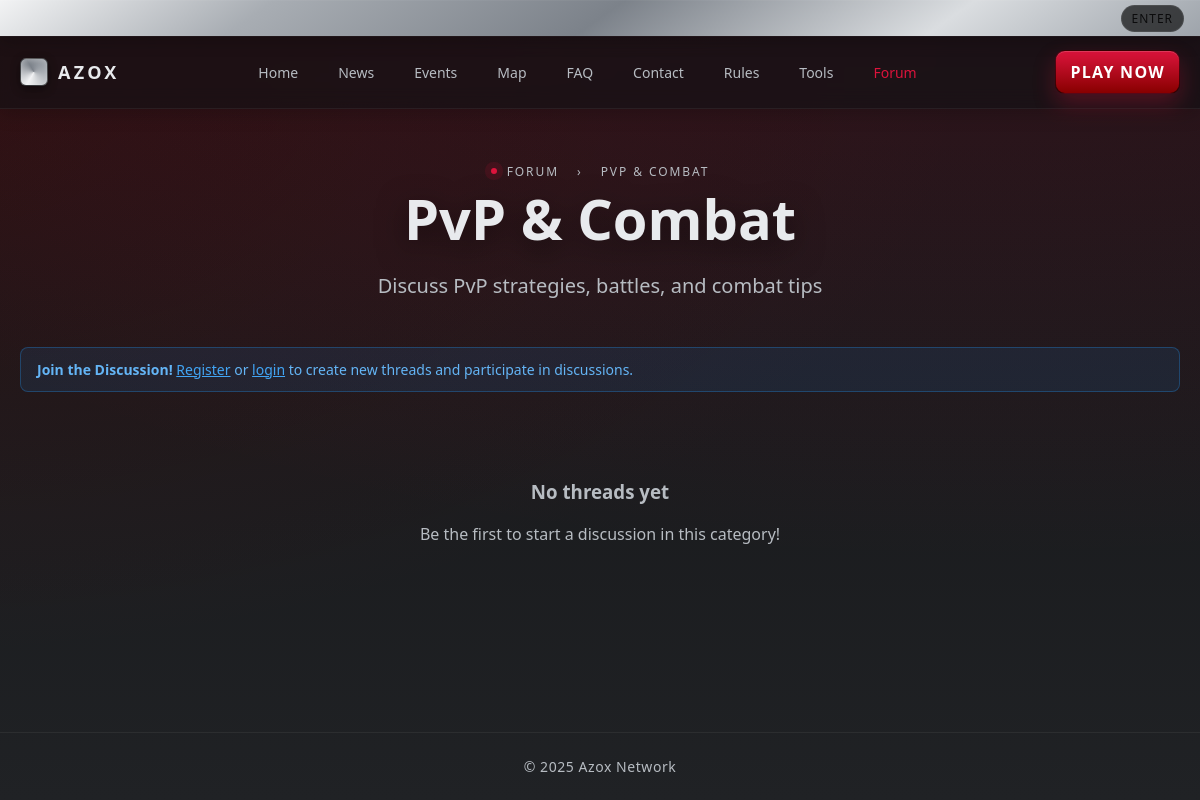
The page /forum/category.php?id=3 on the database its author committed.
### tables this page shows
CREATE TABLE IF NOT EXISTS forum_categories (
    id INT AUTO_INCREMENT PRIMARY KEY,
    name VARCHAR(100) NOT NULL,
    description TEXT,
    sort_order INT DEFAULT 0,
    is_active BOOLEAN DEFAULT TRUE,
    created_at TIMESTAMP DEFAULT CURRENT_TIMESTAMP,
    INDEX idx_sort_order (sort_order)
);

### config/database.php (called while the page is built, shortened)
<?php
$pdo_options = [
    PDO::ATTR_ERRMODE => PDO::ERRMODE_EXCEPTION,
    PDO::ATTR_DEFAULT_FETCH_MODE => PDO::FETCH_ASSOC,
    PDO::ATTR_EMULATE_PREPARES => false,
    PDO::MYSQL_ATTR_INIT_COMMAND => "SET NAMES " . DB_CHARSET
];
$pdo = null;
function getDB() {
    global $pdo, $pdo_options;
    if ($pdo === null) {
        $connectionAttempts = [
            "mysql:host=" . DB_HOST . ";port=" . DB_PORT . ";dbname=" . DB_NAME . ";charset=" . DB_CHARSET,
            "mysql:host=localhost;dbname=" . DB_NAME . ";charset=" . DB_CHARSET,
            "mysql:host=127.0.0.1;dbname=" . DB_NAME . ";charset=" . DB_CHARSET,
            "mysql:unix_socket=/tmp/mysql.sock;dbname=" . DB_NAME . ";charset=" . DB_CHARSET,
            "mysql:unix_socket=/var/run/mysqld/mysqld.sock;dbname=" . DB_NAME . ";charset=" . DB_CHARSET
        ];
        $lastError = null;
        foreach ($connectionAttempts as $dsn) {
            try {
                $pdo = new PDO($dsn, DB_USER, DB_PASS, $pdo_options);
                return $pdo;
            } catch (PDOException $e) {
                $lastError = $e;
                continue;
            }
        }
        die('
        <div style="font-family: Arial, sans-serif; max-width: 800px; margin: 50px auto; padding: 20px; background: #f5f5f5; border-radius: 10px;">
            <h2 style="color: #DC143C;">MySQL Connection Failed</h2>
            <p><strong>Error:</strong> ' . htmlspecialchars($lastError->getMessage()) . '</p>
            <h3>Troubleshooting Steps:</h3>
            <ol>
                <li><strong>Check if MySQL is running:</strong>
                    <pre style="background: #eee; padding: 10px; border-radius: 5px;">
# On macOS with Homebrew:
brew services start mysql
# On macOS with MAMP:
Start MAMP application
# On Linux:
sudo systemctl start mysql
# or
sudo service mysql start</pre>
                </li>
                <li><strong>Test MySQL connection:</strong>
                    <pre style="background: #eee; padding: 10px; border-radius: 5px;">mysql -u root -p</pre>
                </li>
                <li><strong>Update database settings in config/database.php:</strong>
                    <ul>
                        <li>Change DB_HOST to your MySQL host</li>
                        <li>Update DB_USER and DB_PASS with your credentials</li>
                        <li>Verify DB_PORT (usually 3306)</li>
                    </ul>
                </li>
                <li><strong>Common MySQL socket locations:</strong>
                    <ul>
                        <li>/tmp/mysql.sock (macOS Homebrew)</li>
                        <li>/var/run/mysqld/mysqld.sock (Linux)</li>
                        <li>/Applications/MAMP/tmp/mysql/mysql.sock (MAMP)</li>
                    </ul>
                </li>
            </ol>
            <p><strong>Quick Fix for macOS:</strong></p>
            <p>If using Homebrew MySQL, try: <code>brew services restart mysql</code></p>
            <p>Once MySQL is running, <a href="/setup.php" style="background: #DC143C; color: white; padding: 5px 10px; text-decoration: none; border-radius: 3px;">run the setup script</a></p>
        </div>
        ');
    }
    return $pdo;
}
function executeQuery($sql, $params = []) {
    $db = getDB();
    $stmt = $db->prepare($sql);
    $stmt->execute($params);
    return $stmt;
}
function fetchRow($sql, $params = []) {
    $stmt = executeQuery($sql, $params);
    return $stmt->fetch();
}
function sanitizeOutput($input) {
    return htmlspecialchars($input, ENT_QUOTES, 'UTF-8');
}
?>

### config/auth.php (called while the page is built, shortened)
<?php
require_once __DIR__ . '/database.php';
function isLoggedIn() {
    return isset($_SESSION['logged_in']) && $_SESSION['logged_in'] === true;
}
?>

### forum/category.php (the view, shortened to what this page needs)
<?php
require_once __DIR__ . '/../config/auth.php';
$categoryId = intval($_GET['id'] ?? 0);
$category = fetchRow("
    SELECT * FROM forum_categories
    WHERE id = ? AND is_active = 1
", [$categoryId]);
$page = max(1, intval($_GET['page'] ?? 1));
$perPage = 20;
$offset = ($page - 1) * $perPage;
$threads = fetchAll("
    SELECT DISTINCT
        ft.*,
        u.username as author_name,
        u.role as author_role,
        lp.created_at as last_post_time,
        lpu.username as last_post_author
    FROM forum_threads ft
    JOIN users u ON ft.author_id = u.id
    JOIN forum_posts fp ON ft.id = fp.thread_id AND fp.is_deleted = 0
    LEFT JOIN forum_posts lp ON ft.last_post_id = lp.id
    LEFT JOIN users lpu ON lp.author_id = lpu.id
    WHERE ft.category_id = ? AND ft.is_deleted = 0
    ORDER BY ft.is_pinned DESC, ft.updated_at DESC
    LIMIT ? OFFSET ?
", [$categoryId, $perPage, $offset]);
?>
<!doctype html>
<html lang="en">
<head>
    <link rel="stylesheet" href="../style.css">
</head>
<body>
    <?php include __DIR__ . '/../includes/nav.php'; ?>
    <main class="forum-container">
        <div class="forum-header">
            <div class="eyebrow">
                <span class="dot"></span>
                <a href="/forum/" style="color: var(--text-dim); text-decoration: none;">Forum</a>
                <span style="color: var(--text-dim); margin: 0 8px;">›</span>
                <?= sanitizeOutput($category['name']) ?>
            </div>
            <h1 class="forum-title"><?= sanitizeOutput($category['name']) ?></h1>
            <p class="forum-subtitle"><?= sanitizeOutput($category['description']) ?></p>
        </div>
        <?php if (!isLoggedIn()): ?>
            <div class="alert alert-info" style="background: rgba(33,150,243,.1); border: 1px solid rgba(33,150,243,.3); color: #64b5f6;">
                <strong>Join the Discussion!</strong>
                <a href="/auth/register.php" style="color: #42a5f5; text-decoration: underline;">Register</a> or
                <a href="/auth/login.php" style="color: #42a5f5; text-decoration: underline;">login</a> to create new threads and participate in discussions.
            </div>
        <?php endif; ?>
        <?php if (empty($threads)): ?>
            <div style="text-align: center; padding: 48px; color: var(--text-dim);">
                <h3>No threads yet</h3>
                <p>Be the first to start a discussion in this category!</p>
            </div>
        <?php endif; ?>
    </main>
    <footer class="footer">
        <div class="footer-inner">
            <p>&copy; 2025 Azox Network</p>
        </div>
    </footer>
</body>
</html>

### style.css (style rules this page uses)
:root { --bg-0: #121214; --bg-1: #1a1c1f; --bg-2: #202225; --text: #e8eaed; --text-dim: #b7bcc2; --crimson: #DC143C; --crimson-2: #880000; --crimson-3: #440000; --metal-hi: #d6d7da; --metal-mid: #9aa0a6; --metal-low: #5f6368; --radius: 14px; --ring: linear-gradient(145deg, #f2f3f4 0%, #a8adb3 22%, #7c828a 50%, #dadde0 78%, #9ea4ab 100%); --shadow-lg: 0 30px 60px rgba(0,0,0,.35), inset 0 1px 0 rgba(255,255,255,.06); --shadow-md: 0 10px 28px rgba(0,0,0,.28), inset 0 1px 0 rgba(255,255,255,.05); --shadow-sm: 0 6px 16px rgba(0,0,0,.18), inset 0 1px 0 rgba(255,255,255,.04); }
* { box-sizing: border-box; }
html { height: 100%; background-color: var(--bg-2); background: radial-gradient(200vw 150vh at 80% -20%, rgba(220,20,60,.18), transparent 60%), radial-gradient(150vw 120vh at -10% 10%, rgba(136,0,0,.2), transparent 60%), linear-gradient(180deg, var(--bg-0) 0%, var(--bg-2) 100%); background-attachment: fixed; }
body { margin: 0; padding: 0; font-family: ui-sans-serif, system-ui, -apple-system, Segoe UI, Roboto, 'Helvetica Neue', Arial, 'Apple Color Emoji', 'Segoe UI Emoji'; color: var(--text); min-height: 100vh; display: flex; flex-direction: column; background: transparent; }
a { color: inherit; text-decoration: none; }
.eyebrow { display:inline-flex; align-items:center; gap:10px; font-size: 12px; letter-spacing:.16em; text-transform:uppercase; color: var(--text-dim); }
.eyebrow .dot { width:6px; height:6px; border-radius:999px; background: var(--crimson); box-shadow: 0 0 0 6px rgba(220,20,60,.12); }
.alert { padding: 12px 16px; border-radius: 8px; margin-bottom: 20px; font-size: 14px; line-height: 1.4; }
.footer { background: transparent; border-top: 1px solid rgba(255,255,255,.06); padding: 24px 0; margin-top: auto; }
.footer-inner { max-width: 1200px; margin: 0 auto; padding: 0 20px; text-align: center; }
.footer p { margin: 0; color: var(--text-dim); font-size: 14px; letter-spacing: .04em; }
.forum-container { max-width: 1400px; width: 100%; margin: 0 auto; padding: 48px 20px; }
.forum-header { text-align: center; margin-bottom: 48px; }
.forum-title { font-size: clamp(32px, 6vw, 56px); font-weight: 900; margin: 0 0 16px; text-shadow: 0 8px 30px rgba(0,0,0,.5); }
.forum-subtitle { font-size: clamp(16px, 2.4vw, 20px); color: var(--text-dim); margin: 0; }

### rows shown on the page
forum_categories: name "PVP & COMBAT", name "PvP & Combat", description "Discuss PvP strategies, battles, and combat tips"
